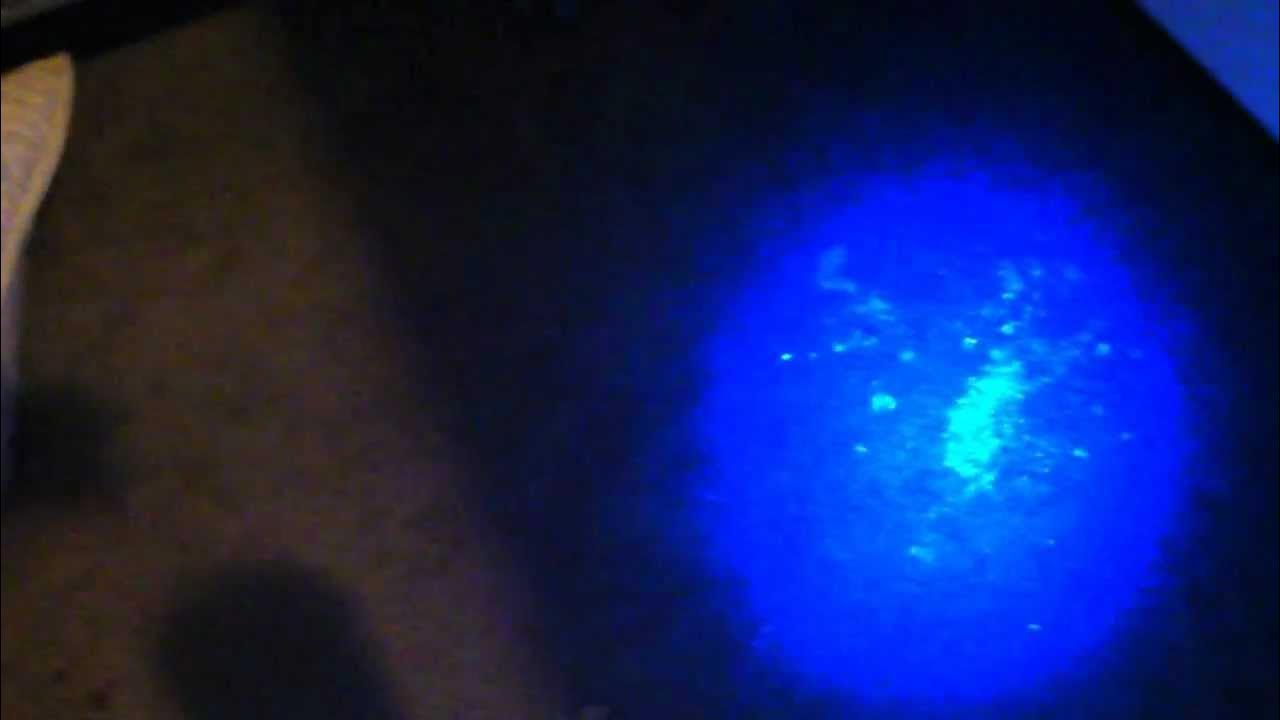
%> input picture assets/test.jpg, 1280 x 720 px
$ octave --eval "result = FourierMask(imread('../../assets/test.jpg'));"   (GNU Octave 9; MATLAB toolbox functions it lacks are replaced by stand-ins)
%> lines starting %> are read from the running program, lines starting %| are printed output that depends on the picture; in (x1, y1, x2, y2) boxes, pixels count from 0 and x2, y2 are one past the last pixel; in counts of white or black regions, pixels touching at a corner belong together; the program's own positions count from 1
function [bw, resp] = FourierMask(img)

    maskCircle = any(img>0, 3);
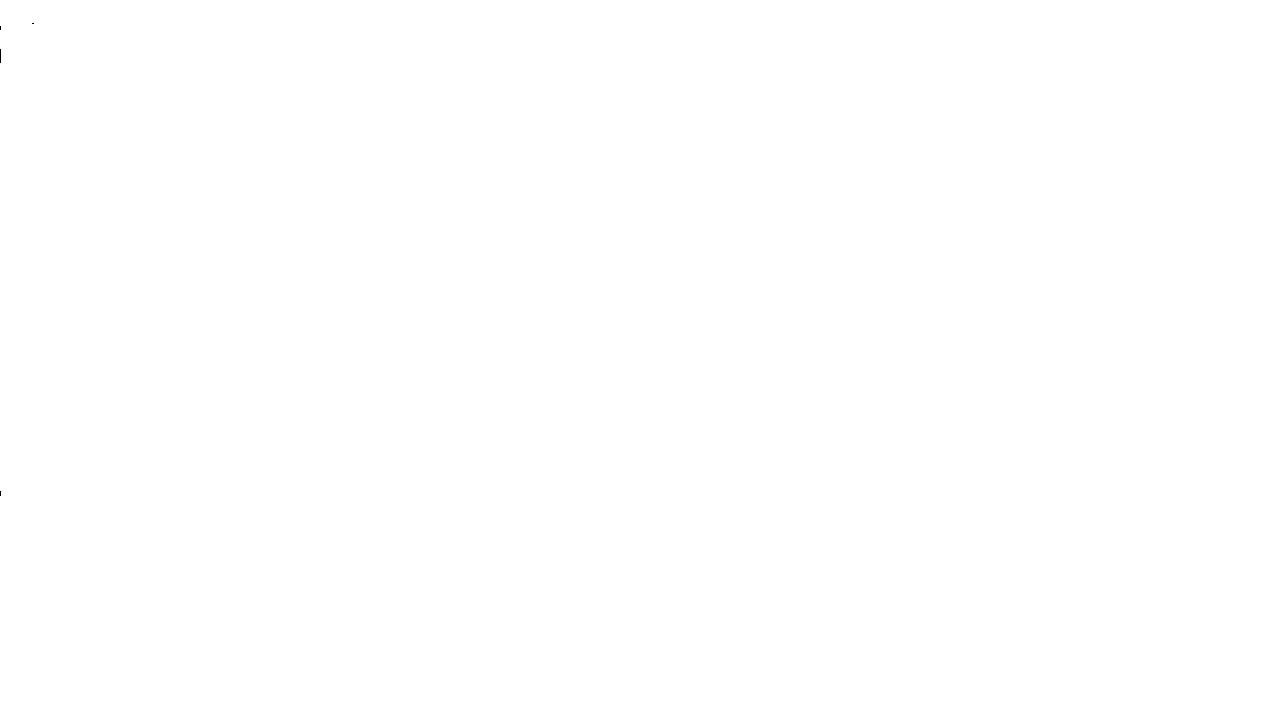
%> maskCircle: size 720x1280 logical; 100% white; black in thin lines or dots, all inside (x1, y1, x2, y2) = (0, 23, 34, 496)
    cropGray = double(rgb2gray(img));
    cropGray(maskCircle==0) = 0;

    % 2d Fourier
    F = fftshift(fft2(double(cropGray)));
    mag = log(1 + abs(F));
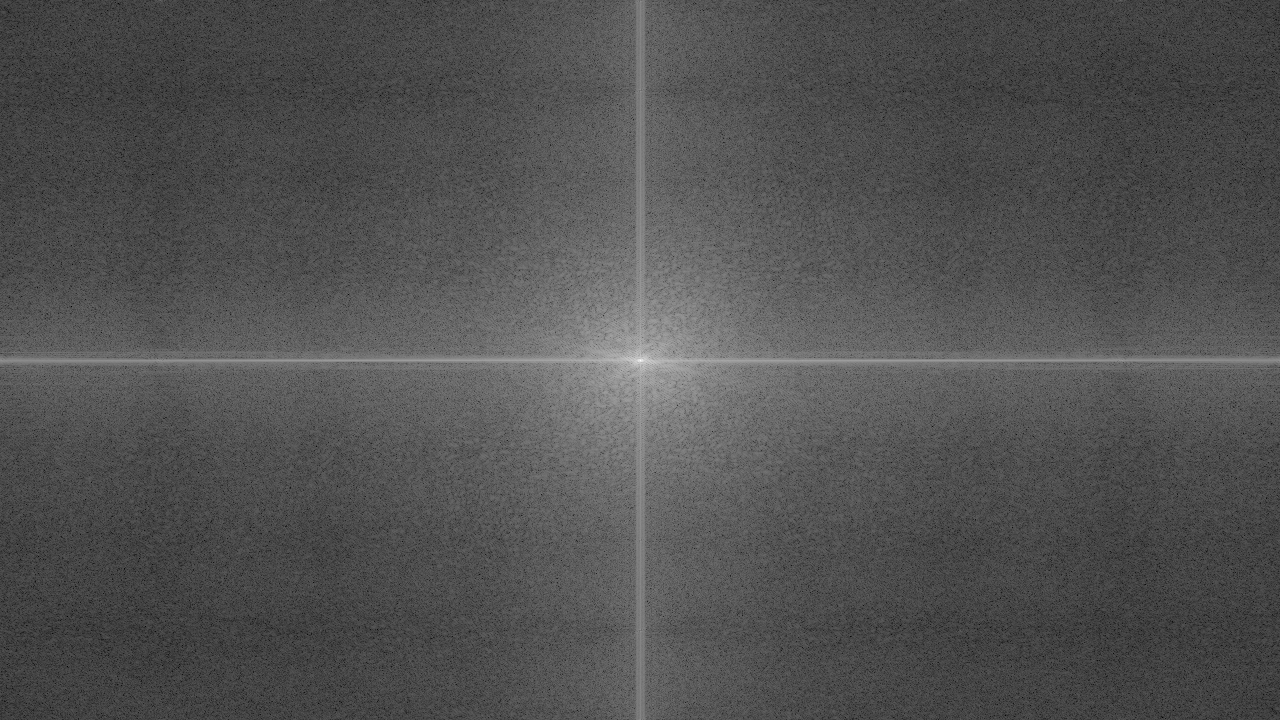
%> mag: size 720x1280 double; min 0.384, max 17.3, mean 5.83; drawn with min black and max white
    %imshow(mag,[]);  % visualize frequency spectrum

    % radial band pass mask
    [M,N] = size(cropGray);
%> M = 720; N = 1280
    [U,V] = meshgrid( (-N/2:N/2-1)/(N) , (-M/2:M/2-1)/(M) );
    R  = sqrt(U.^2 + V.^2);

    bw_frac = 0.5;
    D = 40;
    f_low  = 1/D * (1 - bw_frac);
    f_high = 1/D * (1 + bw_frac);

    maskF = (R >= f_low) & (R <= f_high);

    % apply filter and invert
    Ffilt = F .* maskF;
    resp = real(ifft2(ifftshift(Ffilt)));
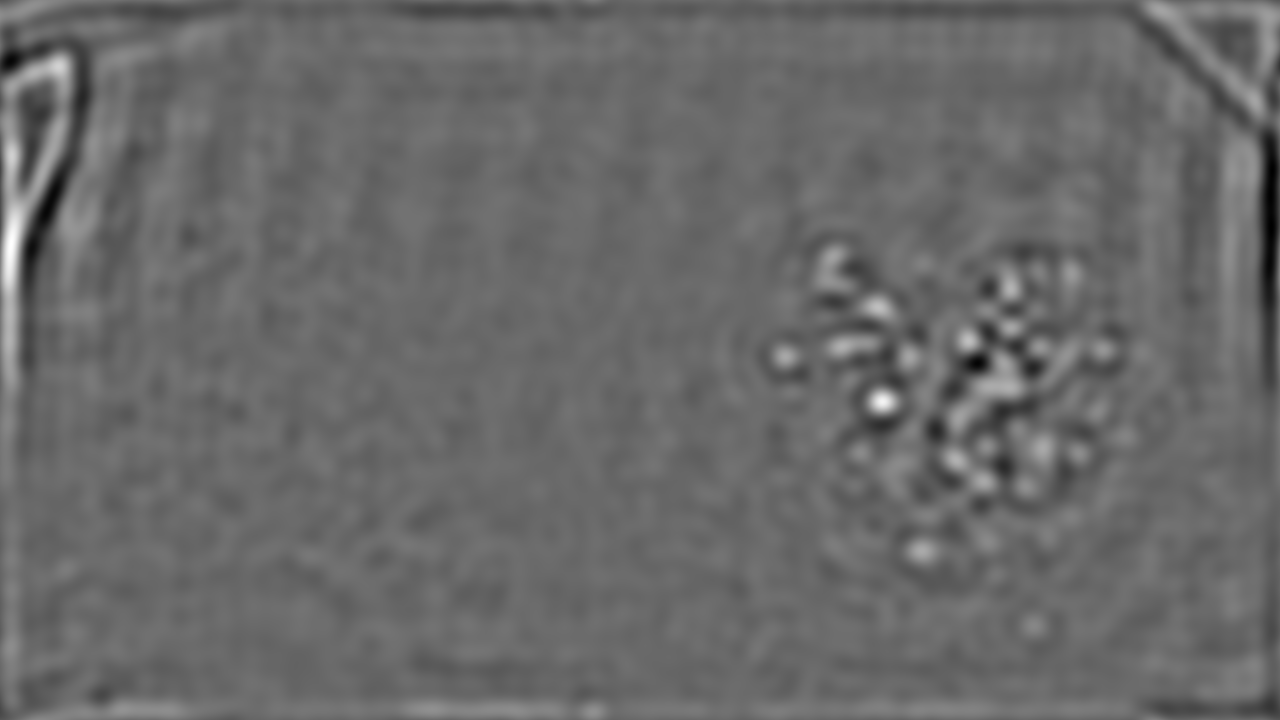
%> resp: size 720x1280 double; min -41.68, max 58.91, mean 0; drawn with min black and max white

    %imagesc(resp);
    resp = mat2gray(resp);
    % need to apply a strict filter to get rid of wood patterns
    bw = resp > 0.7;
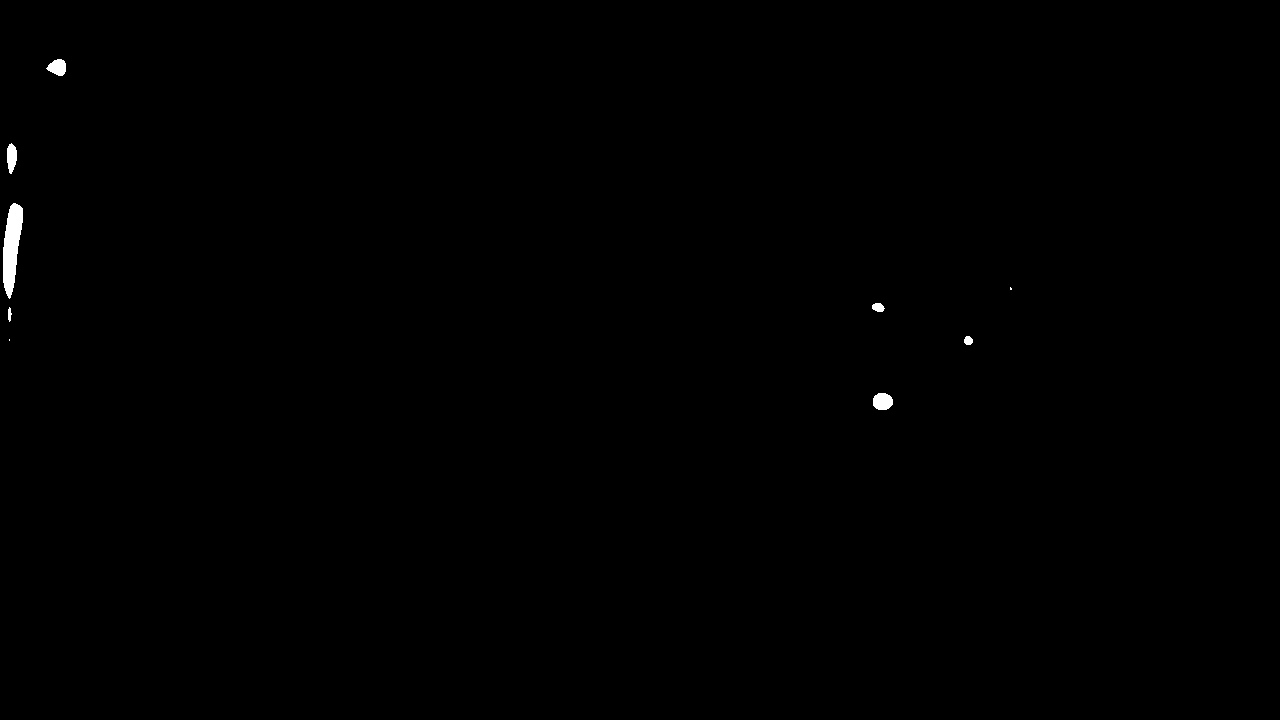
%> bw: size 720x1280 logical; 0.24% white; 9 white regions (2 under 20 px), largest, box (x1, y1, x2, y2) and area: (3, 203, 23, 299) 1229, (873, 393, 893, 410) 281, (46, 59, 66, 76) 238

    bw = bw & maskCircle;
    % zero out 200 pix border around to avoid circle
    % TODO: SWAP THIS OUT FOR LIKE 10-20% of the input mask/image since its
    % hardcoded
    bw(1:100, :) = false;
%> bw: size 720x1280 logical; 0.21% white; 8 white regions (2 under 20 px), largest, box (x1, y1, x2, y2) and area: (3, 203, 23, 299) 1229, (873, 393, 893, 410) 281, (7, 143, 17, 174) 231, (872, 303, 885, 312) 89, (964, 336, 973, 345) 65, (8, 307, 12, 322) 41
    bw(end-100+1:end, :) = false;
    bw(:, 1:100) = false;
%> bw: size 720x1280 logical; 0.05% white; 4 white regions (1 under 20 px), largest, box (x1, y1, x2, y2) and area: (873, 393, 893, 410) 281, (872, 303, 885, 312) 89, (964, 336, 973, 345) 65
    bw(:, end-100+1:end) = false;

    %imagesc(bw);

end

$ run again, on assets/uv_1.JPG
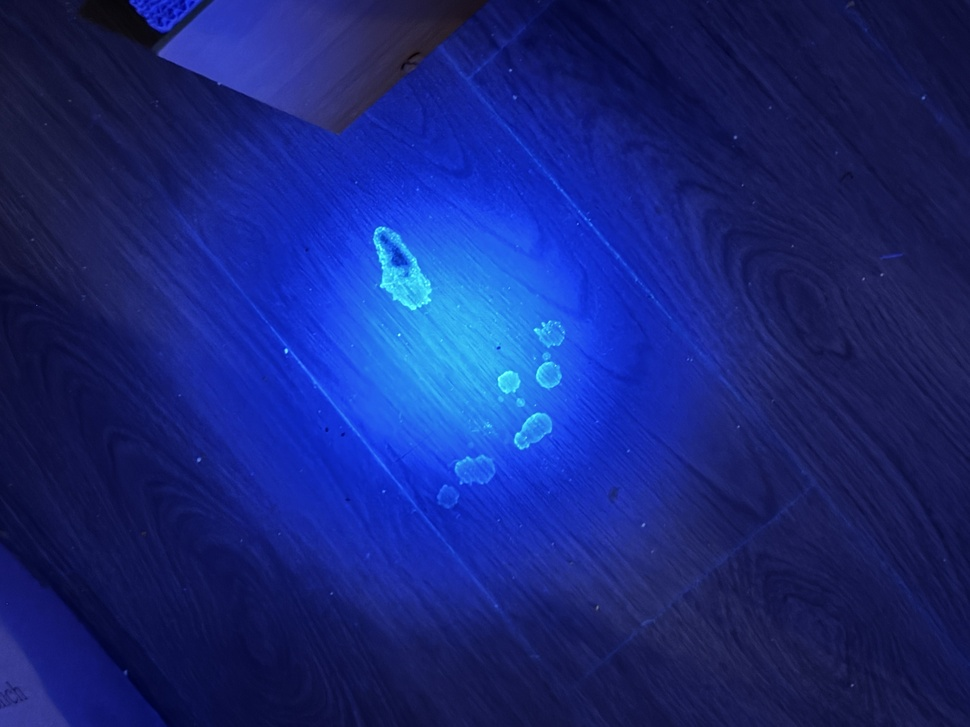
%> input picture assets/uv_1.JPG, 970 x 727 px, shrunk from 4032 x 3024 before the run
%> maskCircle: size 727x970 logical; every value is 1
%> in FourierMask, `resp = real(ifft2(ifftshift(Ffilt)));`:
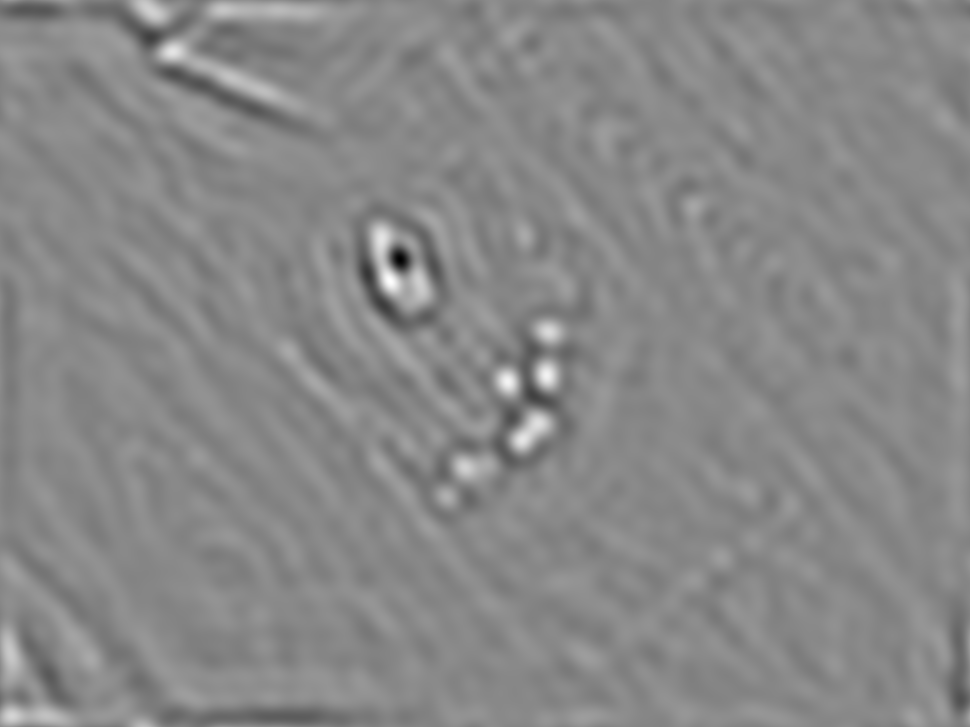
%> resp: size 727x970 double; min -45.96, max 39.92, mean 0; drawn with min black and max white
%> in FourierMask, `bw(end-100+1:end, :) = false;`:
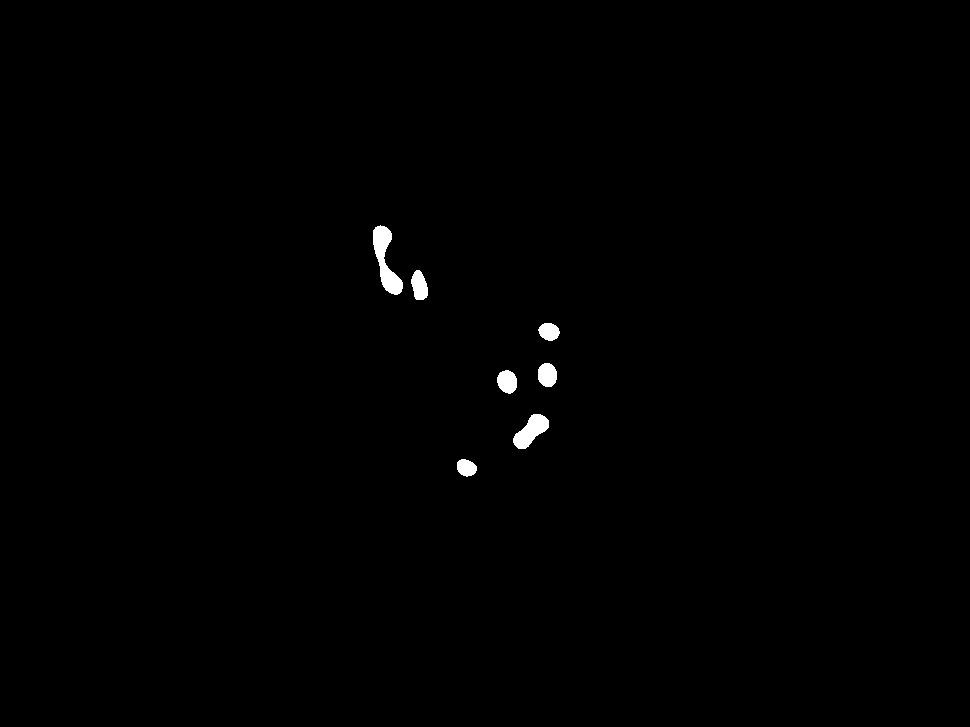
%> bw: size 727x970 logical; 0.47% white; 7 white regions, largest, box (x1, y1, x2, y2) and area: (373, 225, 403, 295) 967, (513, 414, 549, 449) 686, (411, 270, 428, 300) 375
